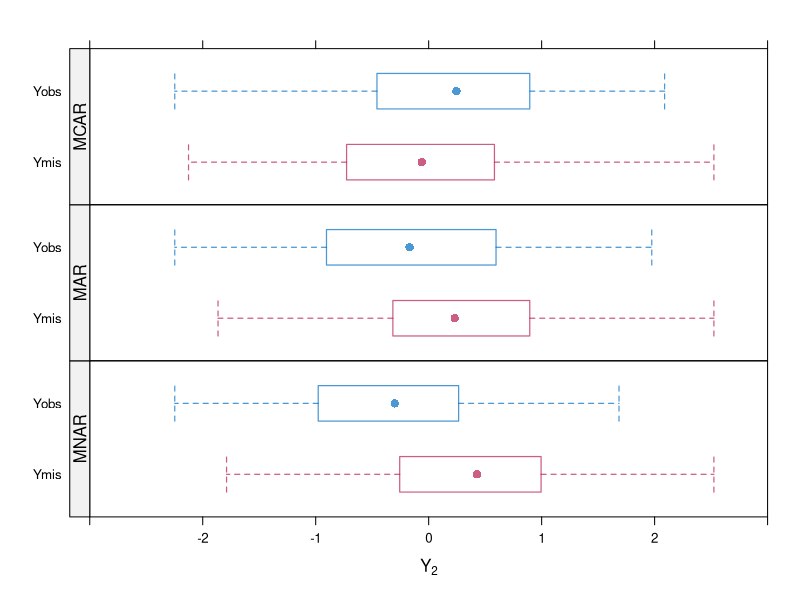
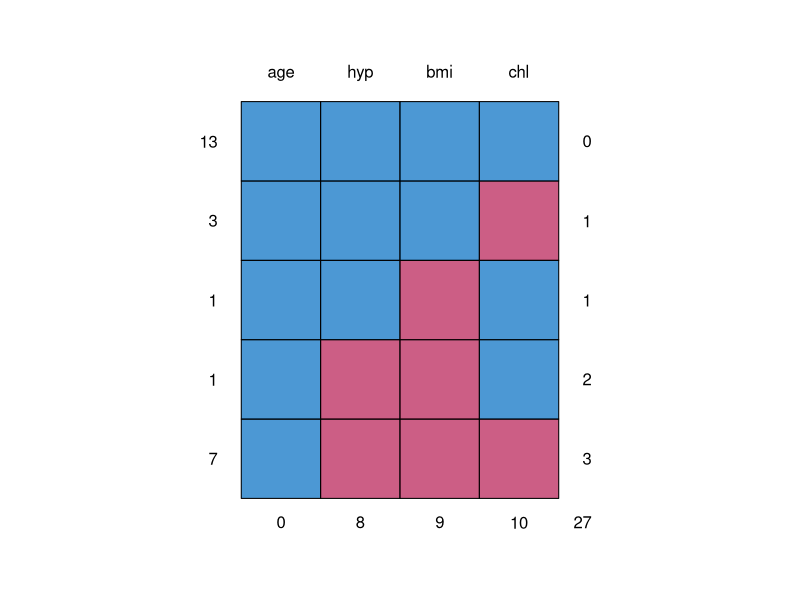
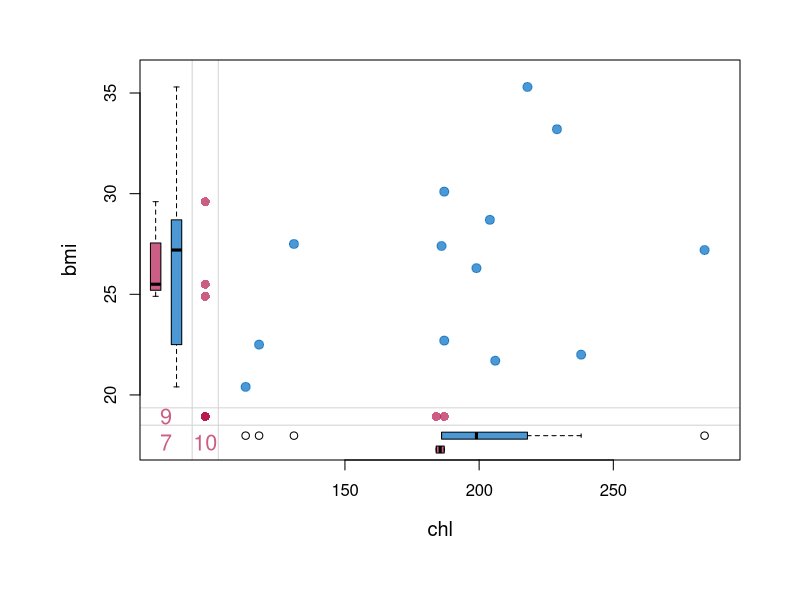
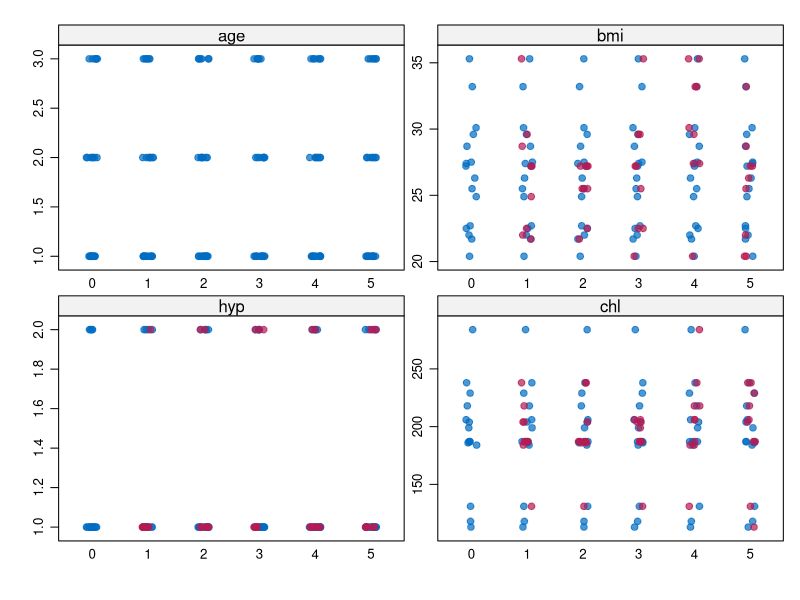
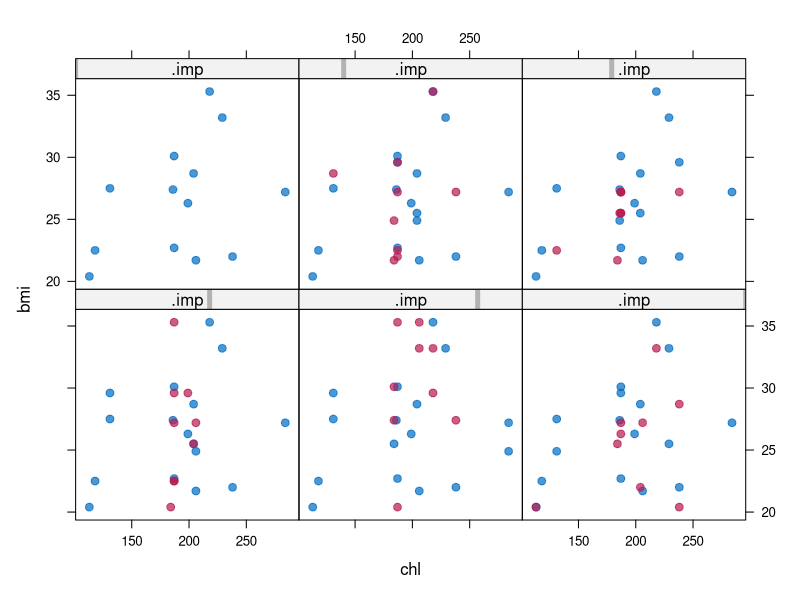

Write the R code that produced these figures, in order.
############
## Code 1 ##
############

# Install necessary packages if not yet done so
install.packages(
    c("mice", "VIM", "MASS"),
    dependencies = T
)

# Load the mice package (suppress both warnings and messages)
suppressWarnings(suppressMessages(
    library(mice)
))





############
## Code 2 ##
############

# Generate MCAR, MAR and MNAR
logistic <- function(x) exp(x) / (1 + exp(x))
set.seed(80122)
n <- 300
y <- MASS::mvrnorm(
    n = n,
    mu = c(0, 0),
    Sigma = matrix(c(1, 0.5, 0.5, 1), nrow = 2)
)
r2.mcar <- 1 - rbinom(n, 1, 0.5)
r2.mar <- 1 - rbinom(n, 1, logistic(y[, 1]))
r2.mnar <- 1 - rbinom(n, 1, logistic(y[, 2]))

# Plot MCAR, MAR and MNAR
library(lattice)
y1 <- y[, 1]
y2 <- y[, 2]
y3 <- rbind(y, y, y)
r2 <- c(r2.mcar, r2.mar, r2.mnar)
r2 <- factor(r2, labels = c("Ymis", "Yobs"))
typ <- factor(rep(3:1, each = n), labels = c("MNAR", "MAR", "MCAR"))
d <- data.frame(y1 = y3[, 1], y2 = y3[, 2], r2 = r2, typ = typ)
trellis.par.set(box.rectangle = list(col = c(mdc(2), mdc(1)), lwd = 1.2))
trellis.par.set(box.umbrella = list(col = c(mdc(2), mdc(1)), lwd = 1.2))
trellis.par.set(plot.symbol = list(col = mdc(3), lwd = 1))
tp <- bwplot(r2 ~ y2 | typ,
    data = d,
    horizontal = TRUE, layout = c(1, 3),
    xlab = expression(Y[2]),
    col = c(mdc(2), mdc(1)), strip = FALSE, xlim = c(-3, 3),
    strip.left = strip.custom(bg = "grey95")
)
print(tp)





############
## Code 3 ##
############

# Use the example dataset nhanes (came with mice package)
nhanes
# observations = 25, variables = 4

# Variable names
#    age     age group               ordered categorical
#    bmi     body mass index         numerical
#    hyp     hypertension status     binary
#    chl     cholesterol level       numerical


# Inspect missing pattern (Method 1: Visual)
md.pattern(nhanes)

# Colour convention
#   blue    observed
#   red     missing

# Interpretation
#   13 rows are complete
#   3 row that chl is missing
#   1 row that bmi is missing
#   1 row that both hyp and bmi are missing
#   7 rows that only age is observed
#
#   Total number of missing values = 3x1 + 1x1 + 1x2 + 7x3 = 27
#   Most missing values (10) occur in chl


# Inspection by variable pairs (Method 2: Tabulation)
md.pairs(nhanes)

# Symbol convention (left, top)
#   r   observed (remain?)
#   m   missing

# Interpretation (focus on (bmi, chl) pair)
#   ($rr) 13 completely observed paris
#   ($rm) 3 pairs: bmi is observed but chl is missing
#   ($mr) 2 pairs: bmi is missing but chl is observed
#   ($mm) 7 pairs: both bmi and chl are missing





############
## Code 4 ##
############

# Margin plot
par(mar = c(7, 7, 3, 3)) # In order to show the axes labels

# Inspect data range
c(min(nhanes$chl, na.rm = T), max(nhanes$chl, na.rm = T)) # (113, 284)
c(min(nhanes$bmi, na.rm = T), max(nhanes$bmi, na.rm = T)) # (20.4, 35.3)

# Generate margin plot
VIM::marginplot(nhanes[, c("chl", "bmi")],
    xlim = c(110, 290), ylim = c(20, 36),
    col = mdc(1:2), pch = 19,
    cex = 1.2, cex.lab = 1.2, cex.numbers = 1.3
)

# Interpretation
#   red 9   variable bmi contains 9 missings
#   red 10  variable chl contains 10 missings
#   red 7   The variable pair (bmi, chl) contains 7 missings
#
#   three red dots on the left: bmi values are known but chl missing
#   two red dots on the bottom: chl values are known but bmi missing
#   red dot cross between bmi and chl actually represents 7 dots
#
#   Total # dots = 13 (blue) + 3 (red left) + 2 (red bottom) + 7 (red cross) = 25
#   Box plots: marginal distributions (blue = obs, red = mis)
#
#   If MCAR => red and blue box plots are expected to be identical





############
## Code 5 ##
############

# Impute missing data
imp <- mice(nhanes, printFlag = F, seed = 23109)

# The multiply imputed dataset, imp, is of class mids (MI data set)
print(imp)





############
## Code 6 ##
############

# Diagnostic check
# Recall that bmi contains 9 missings
# The MI procedure produced five guesses for each missing:
imp$imp$bmi

# The 1st complete dataset combines the observed and imputed values:
complete(imp)

# We can print out the 2nd set of the complete dataset
complete(imp, 2)

# If complete to start with => identical in all five sets
# If missing to start with => differ in each set
# Degree of difference reflects degree of uncertainty





############
## Code 7 ##
############

# Visual inspection (big picture)
stripplot(imp, pch = 20, cex = 1.2)

# Colour convention
#   blue    observed
#   red     imputed

# Each x-axis marker is one version of MI
# 0 = original set

# Red points follow the blue points reasonably well, including the gaps in the distribution.





############
## Code 8 ##
############

# Visual inspection (fine details)
xyplot(imp, bmi ~ chl | .imp, pch = 20, cex = 1.4)

# Red points have more or less the same shape as blue data => imputed data could have been plausible measurements if they had not been missing

# Differences between the red points represents uncertainty about the true, but unknown, values





############
## Code 9 ##
############

# Analysing Imputed Datasets

# Original regression:
#   lm(chl ~ age + bmi)

# Repeat this analysis to each version of MI
fit <- with(
    data = imp,
    exp = lm(chl ~ age + bmi)
)

# Pool the multiple versions of the analyses together
summary(pool(fit))

# Both age and bmi are significant at .05 level


# If we increase m, the number of imputations, significant levels may change
summary(pool(with(
    mice(nhanes, m = 10, printFlag = F, seed = 23109), # order 10 sets of MI
    lm(chl ~ age + bmi)
))) # More significant





#############
## Code 10 ##
#############

# Specifying Imputation Methods

summary(pool(with(
    mice(nhanes,
        method = c("", "norm", "pmm", "mean"), # Specify MI method for each var
        m = 10, print = F, seed = 23109 # printFlag = print = pri
    ),
    lm(chl ~ age + bmi)
)))

summary(pool(with(
    mice(nhanes,
        method = "norm", # Use norm MI method for all variables
        m = 10, pri = F, seed = 23109
    ),
    lm(chl ~ age + bmi)
)))

# In order to show case different imputation methods, use nhanes2 dataset
str(nhanes2)

# Data type
#   age     factor, 3 levels
#   bmi     numeric
#   hyp     factor, 2 levels
#   chl     numeric

summary(pool(with(
    mice(nhanes2,
        me = c("polyreg", "pmm", "logreg", "norm"), # me = method
        m = 10, pri = F, seed = 23109
    ),
    lm(chl ~ age + bmi)
)))





#############
## Code 11 ##
#############

# Inspect original data
head(popmis)

# Extract predictor matrix
suppressWarnings(suppressMessages(
    ini <- mice(popmis, maxit = 0)
))
pred <- ini$pred

# Turn every entry in the predictor matrix to zero
pred <- matrix(0,
    nrow = nrow(pred), ncol = ncol(pred),
    dimnames = list(rownames(pred), colnames(pred))
)

# Assign info to the "popular" row
pred["popular", ] <- c(0, -2, 0, 2, 1, 2, 0)

# MI
suppressWarnings(suppressMessages(
    imp <- mice(popmis,
        meth = c("", "", "2l.norm", "", "", "", ""),
        pred = pred, pri = F, maxit = 1, seed = 71152
    )
))

# Inspect imputed data
head(complete(imp))
